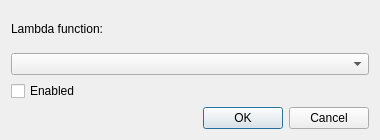
<?xml version="1.0" encoding="UTF-8"?>
<ui version="4.0">
 <class>SQSQueueLambdaTriggerDialog</class>
 <widget class="QDialog" name="SQSQueueLambdaTriggerDialog">
  <property name="geometry">
   <rect>
    <x>0</x>
    <y>0</y>
    <width>380</width>
    <height>140</height>
   </rect>
  </property>
  <property name="windowTitle">
   <string>Add Lambda Trigger</string>
  </property>
  <layout class="QVBoxLayout" name="verticalLayout">
   <item>
    <layout class="QGridLayout" name="gridLayout">
     <item row="0" column="0">
      <widget class="QLabel" name="lambdaLabel">
       <property name="text">
        <string>Lambda function:</string>
       </property>
      </widget>
     </item>
     <item row="1" column="0">
      <widget class="QComboBox" name="lambdaCombo"/>
     </item>
     <item row="2" column="0">
      <widget class="QCheckBox" name="enabledCheckBox">
       <property name="text">
        <string>Enabled</string>
       </property>
      </widget>
     </item>
    </layout>
   </item>
   <item>
    <widget class="QDialogButtonBox" name="buttonBox">
     <property name="standardButtons">
      <set>QDialogButtonBox::StandardButton::Cancel|QDialogButtonBox::StandardButton::Ok</set>
     </property>
    </widget>
   </item>
  </layout>
 </widget>
 <resources/>
 <connections/>
</ui>
